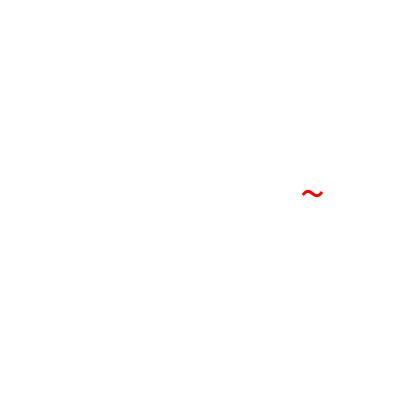
Frame 1 (no input)
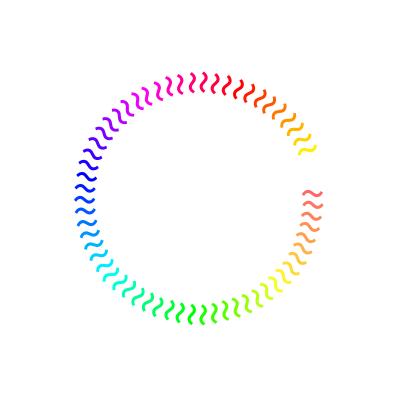
Frame 60 (the mouse pressed at the canvas centre just before this capture)
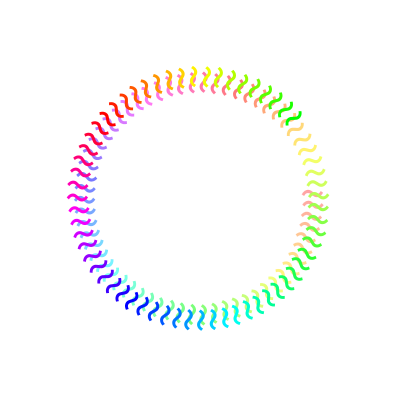
Frame 120 (the mouse held since frame 60 and released just before this capture)

The Processing sketch that drew these frames (run headless with seeded random() and noise(); from frame 60 on, the mouse is pressed at the canvas centre):

// Processing sketch: sketch_30
// ── sketch_30.pde
float s = 0;
float c = 0;
void setup() {
  colorMode(HSB);
  size(400,400);
  background(255);
  smooth();
  noStroke();
  textSize(50);
}


void draw()
{
  fill(c,255,255);
  translate(width/2,height/2);
  rotate(s);
  text("~", 100+s, 10);
  s = s + 0.1;
  c = c + 5;
  if (s >= 100) {
    s = s % 100;
  }
  if (c >= 255) {
    c = c % 255;
  }
  fill(0,0,255,10);
  rect(0,0,width,height);
  println(s);
}
